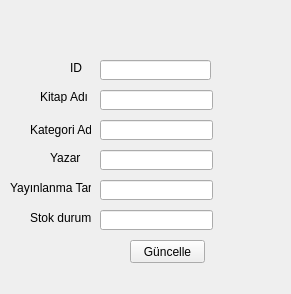
<?xml version="1.0" encoding="UTF-8"?>
<ui version="4.0">
 <class>Form</class>
 <widget class="QWidget" name="Form">
  <property name="geometry">
   <rect>
    <x>0</x>
    <y>0</y>
    <width>291</width>
    <height>294</height>
   </rect>
  </property>
  <property name="windowTitle">
   <string>Form</string>
  </property>
  <widget class="QLineEdit" name="lineEdit_guncelle_id">
   <property name="geometry">
    <rect>
     <x>100</x>
     <y>60</y>
     <width>111</width>
     <height>20</height>
    </rect>
   </property>
  </widget>
  <widget class="QLabel" name="label">
   <property name="geometry">
    <rect>
     <x>70</x>
     <y>60</y>
     <width>21</width>
     <height>16</height>
    </rect>
   </property>
   <property name="text">
    <string>ID</string>
   </property>
  </widget>
  <widget class="QLineEdit" name="lineEdit_guncelle_kitao_ad">
   <property name="geometry">
    <rect>
     <x>100</x>
     <y>90</y>
     <width>113</width>
     <height>20</height>
    </rect>
   </property>
  </widget>
  <widget class="QLabel" name="label_2">
   <property name="geometry">
    <rect>
     <x>40</x>
     <y>90</y>
     <width>47</width>
     <height>13</height>
    </rect>
   </property>
   <property name="text">
    <string>Kitap Adı</string>
   </property>
  </widget>
  <widget class="QLabel" name="label_3">
   <property name="geometry">
    <rect>
     <x>30</x>
     <y>120</y>
     <width>61</width>
     <height>20</height>
    </rect>
   </property>
   <property name="text">
    <string>Kategori Adı</string>
   </property>
  </widget>
  <widget class="QLineEdit" name="lineEdit_guncelle_kategori_ad">
   <property name="geometry">
    <rect>
     <x>100</x>
     <y>120</y>
     <width>113</width>
     <height>20</height>
    </rect>
   </property>
  </widget>
  <widget class="QLabel" name="label_4">
   <property name="geometry">
    <rect>
     <x>50</x>
     <y>150</y>
     <width>31</width>
     <height>16</height>
    </rect>
   </property>
   <property name="text">
    <string>Yazar</string>
   </property>
  </widget>
  <widget class="QLineEdit" name="lineEdit_guncelle_yazar_ad">
   <property name="geometry">
    <rect>
     <x>100</x>
     <y>150</y>
     <width>113</width>
     <height>20</height>
    </rect>
   </property>
  </widget>
  <widget class="QLabel" name="label_5">
   <property name="geometry">
    <rect>
     <x>10</x>
     <y>180</y>
     <width>81</width>
     <height>16</height>
    </rect>
   </property>
   <property name="text">
    <string>Yayınlanma Tarihi</string>
   </property>
  </widget>
  <widget class="QLineEdit" name="lineEdit_guncelle_yayinlanma">
   <property name="geometry">
    <rect>
     <x>100</x>
     <y>180</y>
     <width>113</width>
     <height>20</height>
    </rect>
   </property>
  </widget>
  <widget class="QLabel" name="label_6">
   <property name="geometry">
    <rect>
     <x>30</x>
     <y>210</y>
     <width>61</width>
     <height>16</height>
    </rect>
   </property>
   <property name="text">
    <string>Stok durumu</string>
   </property>
  </widget>
  <widget class="QLineEdit" name="lineEdit_guncelle_stok">
   <property name="geometry">
    <rect>
     <x>100</x>
     <y>210</y>
     <width>113</width>
     <height>20</height>
    </rect>
   </property>
  </widget>
  <widget class="QPushButton" name="pushButton_guncelle">
   <property name="geometry">
    <rect>
     <x>130</x>
     <y>240</y>
     <width>75</width>
     <height>23</height>
    </rect>
   </property>
   <property name="text">
    <string>Güncelle</string>
   </property>
  </widget>
 </widget>
 <resources/>
 <connections/>
</ui>
